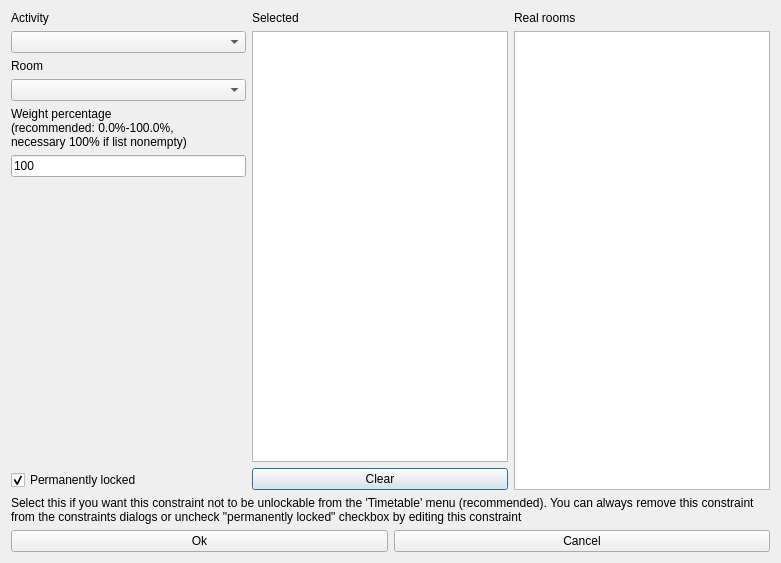
<?xml version="1.0" encoding="UTF-8"?>
<ui version="4.0">
 <class>ModifyConstraintActivityPreferredRoomForm_template</class>
 <widget class="QDialog" name="ModifyConstraintActivityPreferredRoomForm_template">
  <property name="geometry">
   <rect>
    <x>0</x>
    <y>0</y>
    <width>781</width>
    <height>563</height>
   </rect>
  </property>
  <property name="windowTitle">
   <string extracomment="This is the title of the dialog to modify a constraint of this type">Modify activity preferred room</string>
  </property>
  <layout class="QGridLayout" name="gridLayout">
   <item row="0" column="0">
    <layout class="QHBoxLayout" name="horizontalLayout">
     <item>
      <layout class="QVBoxLayout" name="verticalLayout_6">
       <item>
        <layout class="QVBoxLayout" name="verticalLayout_3">
         <item>
          <widget class="QLabel" name="activitiesTextLabel">
           <property name="frameShape">
            <enum>QFrame::NoFrame</enum>
           </property>
           <property name="frameShadow">
            <enum>QFrame::Plain</enum>
           </property>
           <property name="text">
            <string>Activity</string>
           </property>
           <property name="wordWrap">
            <bool>false</bool>
           </property>
           <property name="buddy">
            <cstring>roomsComboBox</cstring>
           </property>
          </widget>
         </item>
         <item>
          <widget class="QComboBox" name="activitiesComboBox"/>
         </item>
        </layout>
       </item>
       <item>
        <layout class="QVBoxLayout" name="verticalLayout_2">
         <item>
          <widget class="QLabel" name="roomsTextLabel">
           <property name="frameShape">
            <enum>QFrame::NoFrame</enum>
           </property>
           <property name="frameShadow">
            <enum>QFrame::Plain</enum>
           </property>
           <property name="text">
            <string>Room</string>
           </property>
           <property name="wordWrap">
            <bool>false</bool>
           </property>
           <property name="buddy">
            <cstring>roomsComboBox</cstring>
           </property>
          </widget>
         </item>
         <item>
          <widget class="QComboBox" name="roomsComboBox"/>
         </item>
        </layout>
       </item>
       <item>
        <layout class="QVBoxLayout" name="verticalLayout">
         <item>
          <widget class="QLabel" name="weightTextLabel">
           <property name="frameShape">
            <enum>QFrame::NoFrame</enum>
           </property>
           <property name="frameShadow">
            <enum>QFrame::Plain</enum>
           </property>
           <property name="text">
            <string>Weight percentage
(recommended: 0.0%-100.0%,
necessary 100% if list nonempty)</string>
           </property>
           <property name="wordWrap">
            <bool>false</bool>
           </property>
          </widget>
         </item>
         <item>
          <widget class="QLineEdit" name="weightLineEdit">
           <property name="text">
            <string notr="true">100</string>
           </property>
          </widget>
         </item>
        </layout>
       </item>
       <item>
        <spacer name="spacer2">
         <property name="orientation">
          <enum>Qt::Vertical</enum>
         </property>
         <property name="sizeType">
          <enum>QSizePolicy::Expanding</enum>
         </property>
         <property name="sizeHint" stdset="0">
          <size>
           <width>20</width>
           <height>51</height>
          </size>
         </property>
        </spacer>
       </item>
       <item>
        <widget class="QCheckBox" name="permLockedCheckBox">
         <property name="text">
          <string>Permanently locked</string>
         </property>
         <property name="checked">
          <bool>true</bool>
         </property>
        </widget>
       </item>
      </layout>
     </item>
     <item>
      <layout class="QVBoxLayout" name="verticalLayout_5">
       <item>
        <widget class="QLabel" name="selectedRealRoomsLabel">
         <property name="text">
          <string comment="It refers to a list of selected rooms">Selected</string>
         </property>
        </widget>
       </item>
       <item>
        <widget class="QListWidget" name="selectedRealRoomsListWidget"/>
       </item>
       <item>
        <widget class="QPushButton" name="clearPushButton">
         <property name="text">
          <string>Clear</string>
         </property>
        </widget>
       </item>
      </layout>
     </item>
     <item>
      <layout class="QVBoxLayout" name="verticalLayout_4">
       <item>
        <widget class="QLabel" name="allRealRoomsLabel">
         <property name="text">
          <string>Real rooms</string>
         </property>
        </widget>
       </item>
       <item>
        <widget class="QListWidget" name="allRealRoomsListWidget"/>
       </item>
      </layout>
     </item>
    </layout>
   </item>
   <item row="1" column="0">
    <widget class="QLabel" name="permTextLabel">
     <property name="sizePolicy">
      <sizepolicy hsizetype="Minimum" vsizetype="Minimum">
       <horstretch>0</horstretch>
       <verstretch>0</verstretch>
      </sizepolicy>
     </property>
     <property name="text">
      <string>Select this if you want this constraint not to be unlockable from the 'Timetable' menu (recommended). You can always remove this constraint from the constraints dialogs or uncheck &quot;permanently locked&quot; checkbox by editing this constraint</string>
     </property>
     <property name="alignment">
      <set>Qt::AlignVCenter</set>
     </property>
     <property name="wordWrap">
      <bool>true</bool>
     </property>
    </widget>
   </item>
   <item row="2" column="0">
    <layout class="QHBoxLayout">
     <item>
      <widget class="QPushButton" name="okPushButton">
       <property name="text">
        <string>Ok</string>
       </property>
      </widget>
     </item>
     <item>
      <widget class="QPushButton" name="cancelPushButton">
       <property name="text">
        <string>Cancel</string>
       </property>
      </widget>
     </item>
    </layout>
   </item>
  </layout>
 </widget>
 <layoutdefault spacing="6" margin="11"/>
 <resources/>
 <connections/>
</ui>
